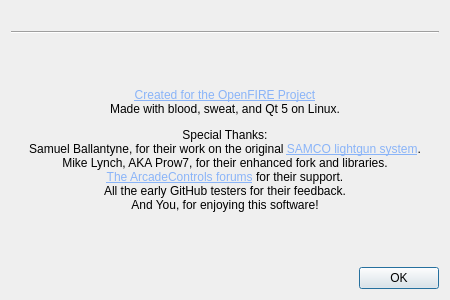
<?xml version="1.0" encoding="UTF-8"?>
<ui version="4.0">
 <class>aboutDialog</class>
 <widget class="QDialog" name="aboutDialog">
  <property name="windowModality">
   <enum>Qt::WindowModality::ApplicationModal</enum>
  </property>
  <property name="geometry">
   <rect>
    <x>0</x>
    <y>0</y>
    <width>450</width>
    <height>300</height>
   </rect>
  </property>
  <property name="sizePolicy">
   <sizepolicy hsizetype="Preferred" vsizetype="Preferred">
    <horstretch>0</horstretch>
    <verstretch>0</verstretch>
   </sizepolicy>
  </property>
  <property name="windowTitle">
   <string notr="true">About OpenFIRE</string>
  </property>
  <layout class="QVBoxLayout" name="verticalLayout">
   <item>
    <layout class="QHBoxLayout" name="upperLayout">
     <item>
      <widget class="QLabel" name="logo">
       <property name="enabled">
        <bool>true</bool>
       </property>
       <property name="sizePolicy">
        <sizepolicy hsizetype="Preferred" vsizetype="Preferred">
         <horstretch>0</horstretch>
         <verstretch>0</verstretch>
        </sizepolicy>
       </property>
       <property name="text">
        <string notr="true"/>
       </property>
       <property name="pixmap">
        <pixmap resource="vectors.qrc">:/icon/openfire.png</pixmap>
       </property>
       <property name="scaledContents">
        <bool>false</bool>
       </property>
       <property name="alignment">
        <set>Qt::AlignmentFlag::AlignCenter</set>
       </property>
      </widget>
     </item>
    </layout>
   </item>
   <item>
    <widget class="Line" name="line">
     <property name="orientation">
      <enum>Qt::Orientation::Horizontal</enum>
     </property>
    </widget>
   </item>
   <item>
    <widget class="QLabel" name="mainText">
     <property name="sizePolicy">
      <sizepolicy hsizetype="Preferred" vsizetype="Expanding">
       <horstretch>0</horstretch>
       <verstretch>0</verstretch>
      </sizepolicy>
     </property>
     <property name="text">
      <string>&lt;html&gt;&lt;head/&gt;&lt;body&gt;&lt;p align=&quot;center&quot;&gt;&lt;a href=&quot;https://github.com/TeamOpenFIRE/OpenFIRE-App&quot;&gt;&lt;span style=&quot; text-decoration: underline; color:#8ab4f8;&quot;&gt;Created for the OpenFIRE Project&lt;br/&gt;&lt;/span&gt;&lt;/a&gt;Made with blood, sweat, and Qt 5 on Linux.&lt;/p&gt;&lt;p align=&quot;center&quot;&gt;Special Thanks:&lt;br/&gt;Samuel Ballantyne, for their work on the original &lt;a href=&quot;https://github.com/samuelballantyne/IR-Light-Gun&quot;&gt;&lt;span style=&quot; text-decoration: underline; color:#8ab4f8;&quot;&gt;SAMCO lightgun system&lt;/span&gt;&lt;/a&gt;.&lt;br/&gt;Mike Lynch, AKA Prow7, for their enhanced fork and libraries.&lt;br/&gt;&lt;a href=&quot;https://forum.arcadecontrols.com/index.php/board,20.0.html&quot;&gt;&lt;span style=&quot; text-decoration: underline; color:#8ab4f8;&quot;&gt;The ArcadeControls forums&lt;/span&gt;&lt;/a&gt; for their support.&lt;br/&gt;All the early GitHub testers for their feedback.&lt;br/&gt;And You, for enjoying this software!&lt;/p&gt;&lt;/body&gt;&lt;/html&gt;</string>
     </property>
    </widget>
   </item>
   <item>
    <widget class="QDialogButtonBox" name="buttonBox">
     <property name="orientation">
      <enum>Qt::Orientation::Horizontal</enum>
     </property>
     <property name="standardButtons">
      <set>QDialogButtonBox::StandardButton::Ok</set>
     </property>
    </widget>
   </item>
  </layout>
 </widget>
 <resources>
  <include location="vectors.qrc"/>
 </resources>
 <connections>
  <connection>
   <sender>buttonBox</sender>
   <signal>accepted()</signal>
   <receiver>aboutDialog</receiver>
   <slot>accept()</slot>
   <hints>
    <hint type="sourcelabel">
     <x>248</x>
     <y>254</y>
    </hint>
    <hint type="destinationlabel">
     <x>157</x>
     <y>274</y>
    </hint>
   </hints>
  </connection>
  <connection>
   <sender>buttonBox</sender>
   <signal>rejected()</signal>
   <receiver>aboutDialog</receiver>
   <slot>reject()</slot>
   <hints>
    <hint type="sourcelabel">
     <x>316</x>
     <y>260</y>
    </hint>
    <hint type="destinationlabel">
     <x>286</x>
     <y>274</y>
    </hint>
   </hints>
  </connection>
 </connections>
</ui>
